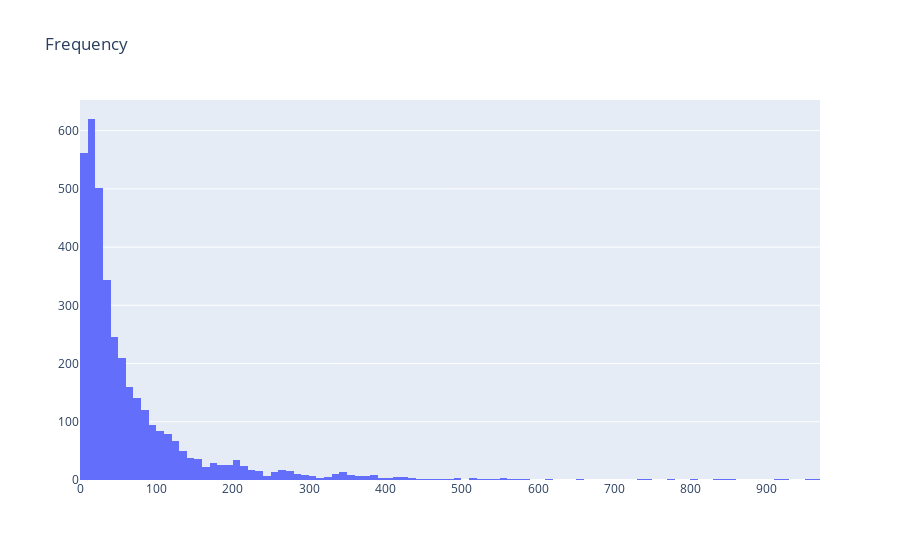

Notebook code cell kept with this figure:
### Code cell
import plotly.graph_objects as go
from plotly.subplots import make_subplots
import plotly.io as pio

plot_data = [
    go.Histogram(
        x=invoice_user.query('Frequency < 1000')['Frequency']
    )
]

plot_layout = go.Layout(
    title='Frequency'
)

fig = go.Figure(data=plot_data, layout=plot_layout)

# Display the figure using plotly.io
pio.show(fig)

### Figure 1 — Plotly figure (JSON) as saved in the notebook; plotly's stock layout.template omitted (floating-point values rounded to 4 significant figures; data arrays with more than 128 entries replaced by an {"elided": "..."} marker saying what was removed)
{"data": [{"type": "histogram", "x": {"elided": "3748 int values"}}], "layout": {"title": {"text": "Frequency"}}}
